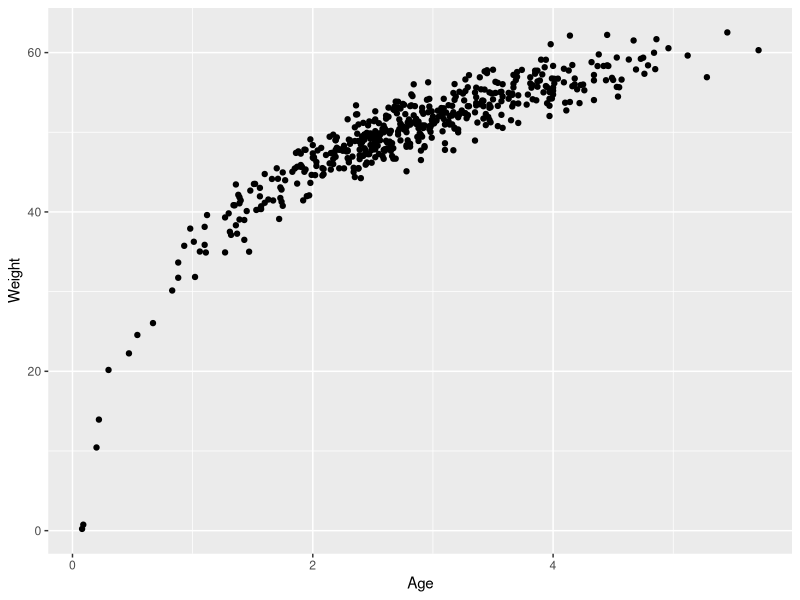
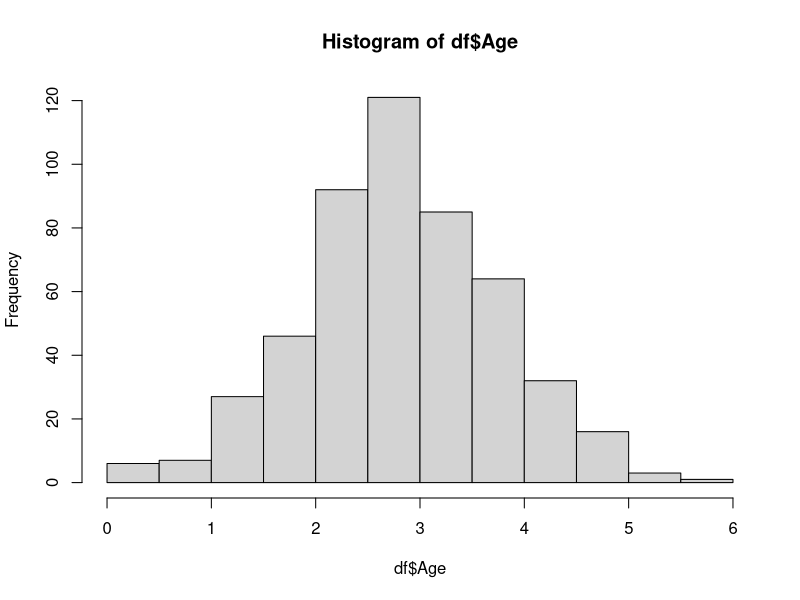
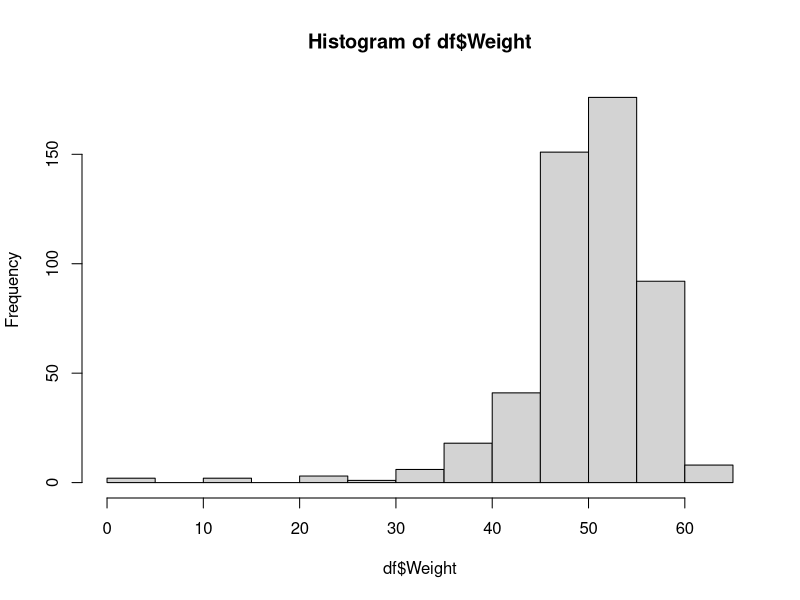
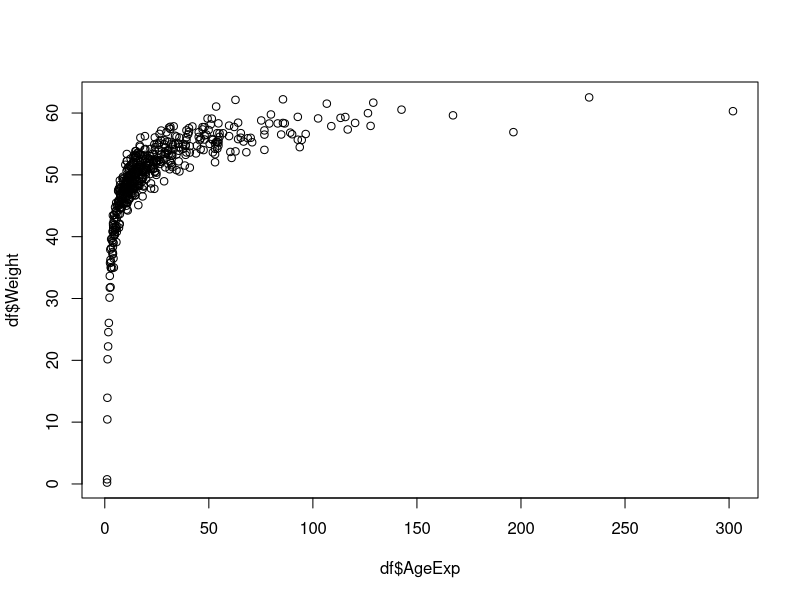
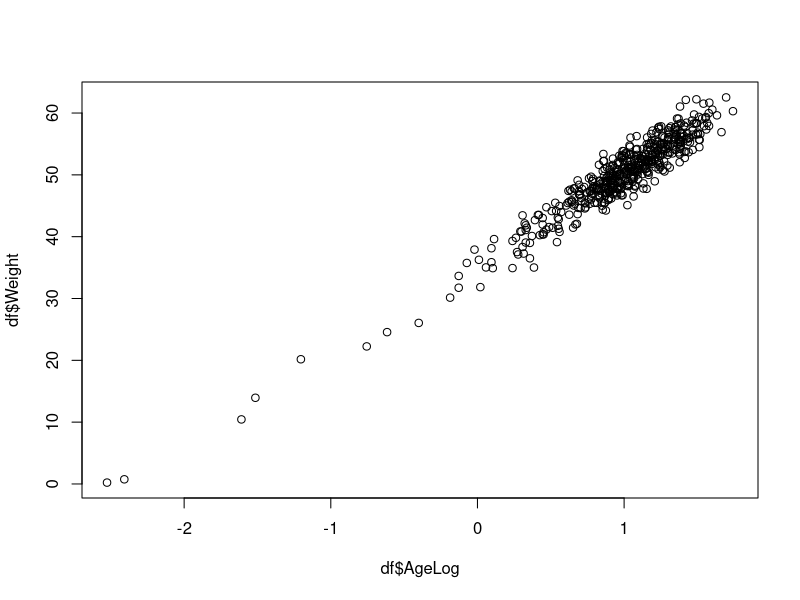
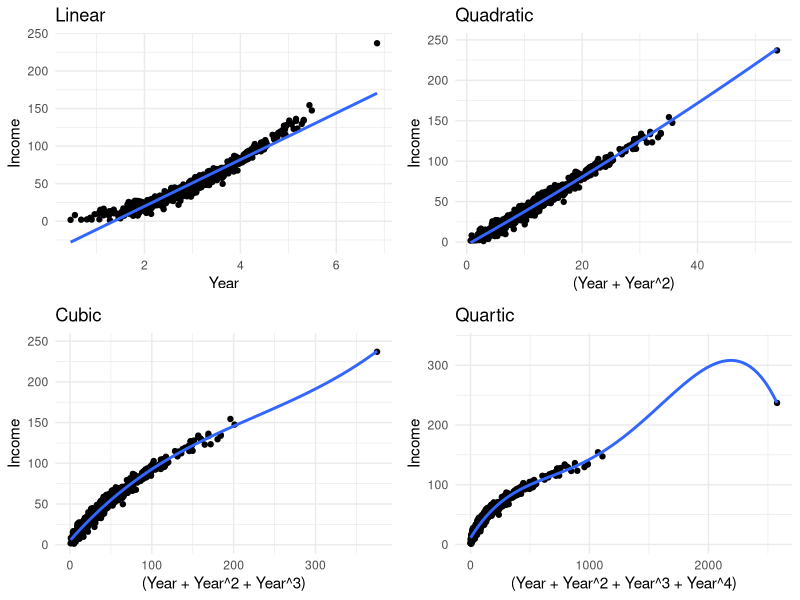
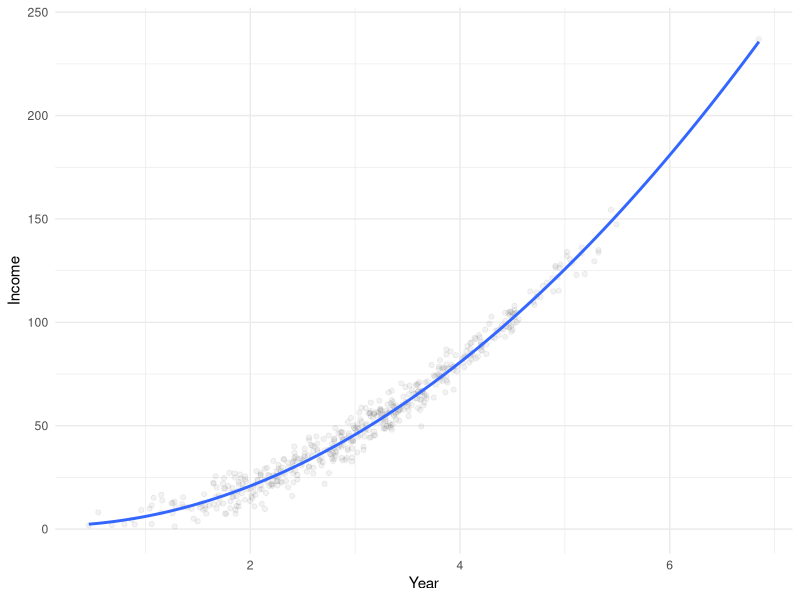

Here is the R script that generated these plots, in order:
## ---- chunk 1
knitr::opts_chunk$set(echo = TRUE,
                      message = FALSE,
                      warning = FALSE,
                      fig.align = 'center',
                      out.width='60%')

setwd("~/Desktop/ED214_TA_Materials/ED214B/Lab7")
## ---- chunk 2
library(readr) # importing csv
library(gridExtra) # grid.arrange
library(kableExtra) # makes pretty tables
library(psych) # describe
library(tidyverse) # ggplot
## ---- chunk 3
df <- read_csv("Lab7.csv")
View(df)
## ---- chunk 4
df %>% 
  ggplot(aes(x=Age,y=Weight))+
  geom_point()
## ---- chunk 5
describe(df$Age)
describe(df$Weight)
## ---- chunk 6
hist(df$Age)
hist(df$Weight)
## ---- chunk 7
tab <- data.frame(c("Linear","Logarithmic",
                    "Inverse","Quadratic",
                    "Cubic","Quartic",
                    "Growth","Exponential"),
                  c("$y=\\beta_0+\\beta_1*x$","$y=\\beta_0+\\beta_1*log(x)$",
                    "$y=\\beta_0+\\beta_1/x$","$y=\\beta_0+\\beta_1*x+\\beta_1*x^2$",
                    "$y=\\beta_0+\\beta_1*x+\\beta_1*x^{2}+\\beta_1*x^{3}$","$y=\\beta_0+\\beta_1*x+\\beta_1*x^2+\\beta_1*x^3+\\beta_1*x^4$",
                    "$y=e^{\\beta_0+\\beta_1*x}$","$y=\\beta_0+e^{\\beta_1*x}$")
  
  
  
)

kable(tab,escape=FALSE,col.names = c("Model","Equation"),booktabs=T)
## ---- chunk 8
df <- df %>% 
  mutate(AgeExp = exp(Age))
## ---- chunk 9
plot(df$AgeExp,df$Weight)
## ---- chunk 10
df <- df %>% 
  mutate(AgeLog=log(Age))
## ---- chunk 11
plot(df$AgeLog,df$Weight)
## ---- chunk 12
linear <- lm(Weight~Age,data=df)
summary(linear)
## ---- chunk 13
logreg <- lm(Weight~AgeLog,data=df)
summary(logreg)
## ---- chunk 14
lin <- df %>% 
  ggplot(aes(x=Year,y=Income)) + 
  geom_point()+
  stat_smooth(method="lm",formula = y ~ x,fill=NA)+
  labs(title="Linear")+
  theme_minimal()

quad <- df %>% 
  ggplot(aes(x=(Year+Year^2),y=Income)) + 
  geom_point()+
  stat_smooth(method="lm",formula = y ~ x + I(x^2),fill=NA)+
  labs(title="Quadratic")+
  theme_minimal()

cube <- df %>% 
  ggplot(aes(x=(Year+Year^2+Year^3),y=Income)) + 
  geom_point()+
  stat_smooth(method="lm",formula = y ~ x + I(x^2)+I(x^3),fill=NA)+
  labs(title="Cubic")+
  theme_minimal()

quar <- df %>% 
  ggplot(aes(x=(Year+Year^2+Year^3+Year^4),y=Income)) + 
  geom_point()+
  stat_smooth(method="lm",formula = y ~ x + I(x^2)+I(x^3)+I(x^4),fill=NA)+
  labs(title="Quartic")+
  theme_minimal()

#grid.arrange comes from the gridExtra package
grid.arrange(lin,quad,cube,quar)
## ---- chunk 15
df$Year_Sq <- df$Year^2
## ---- chunk 16
quad <- lm(Income~Year+Year_Sq,data=df)
summary(quad)
## ---- chunk 17
df <- df %>% 
  mutate(Year_Cube = Year^3)

cube <- lm(Income~Year+Year_Sq+Year_Cube,data=df)
summary(cube)
## ---- chunk 18
df %>% 
  ggplot(aes(x=Year,y=Income))+
  geom_point(alpha=.05)+
  stat_smooth(method="lm",formula = y ~ x + I(x^2),fill=NA)+
  theme_minimal()
## ---- chunk 19
1.4850-(0.4160*(2))+(5.0526*(2^2))
1.4850-(0.4160*(4))+(5.0526*(4^2))
1.4850-(0.4160*(6))+(5.0526*(6^2))
